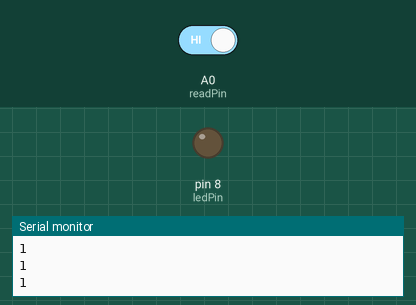
A sketch run on a simulated Arduino Uno, built with avr-gcc and run on an emulated ATmega328P. Parts: output pins drawn as LEDs (lit = HIGH), the last lines printed to the serial monitor. The inputs (shaded band) are chosen by the test bench; at power-on: A0 (readPin) HIGH.

Above: at 1.3 s.
1.4 s: A0 (readPin) driven LOW
At 2.3 s:
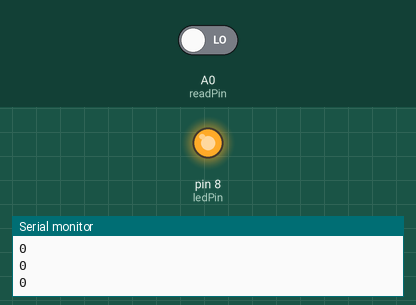
3.0 s: A0 (readPin) driven HIGH
At 3.5 s:
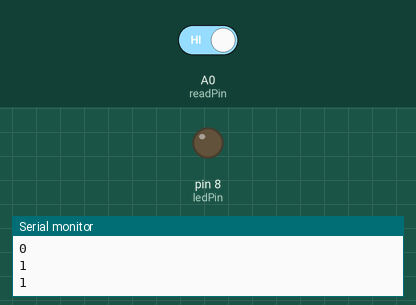
Timing chart, 0 to 6.0 s (numbered marks = the images above; inputs shaded):
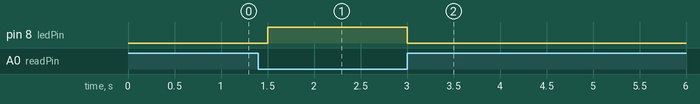

Measured:
- after the input at 1.4 s, pin 8 (ledPin): LOW → HIGH after 0.10 s
- after the input at 3.0 s, pin 8 (ledPin): HIGH → LOW at once

The sketch:

sketch_button_with_led_pull_up_resistor.ino
```cpp
int readPin = A0;
int readVal;
int ledPin = 8;
int delayTime = 250;

void setup() {
  // put your setup code here, to run once:
  pinMode(readPin, INPUT);
  pinMode(ledPin, OUTPUT);
  Serial.begin(9600);
}

void loop() {
  // put your main code here, to run repeatedly:
  readVal = digitalRead(readPin);
  Serial.println(readVal);

  if  (readVal == 0) {
    digitalWrite(ledPin, HIGH);
    } else {
      digitalWrite(ledPin, LOW);
      }
  delay(delayTime);
}
```
